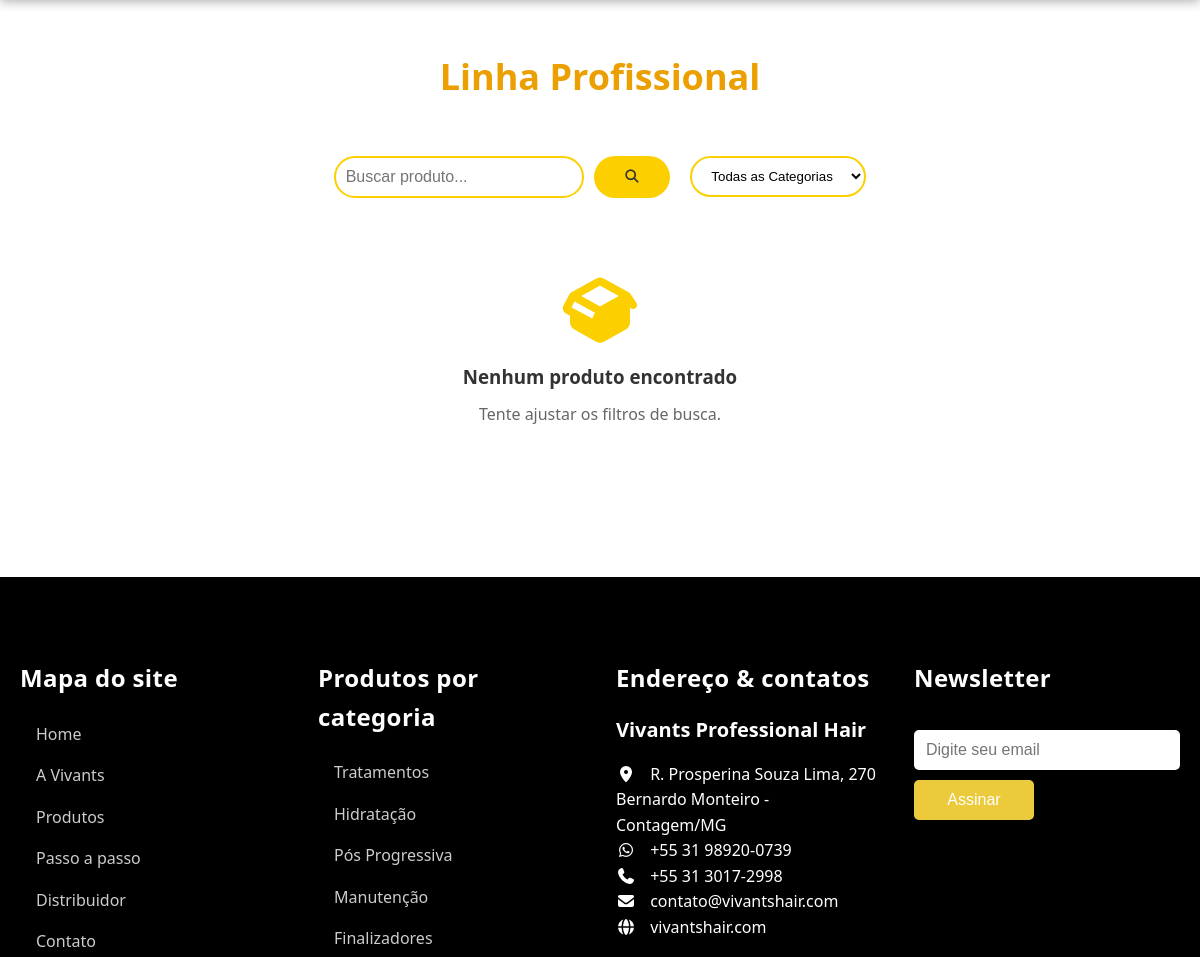
/produtos (middle part), run on an earlier commit of the app's database.
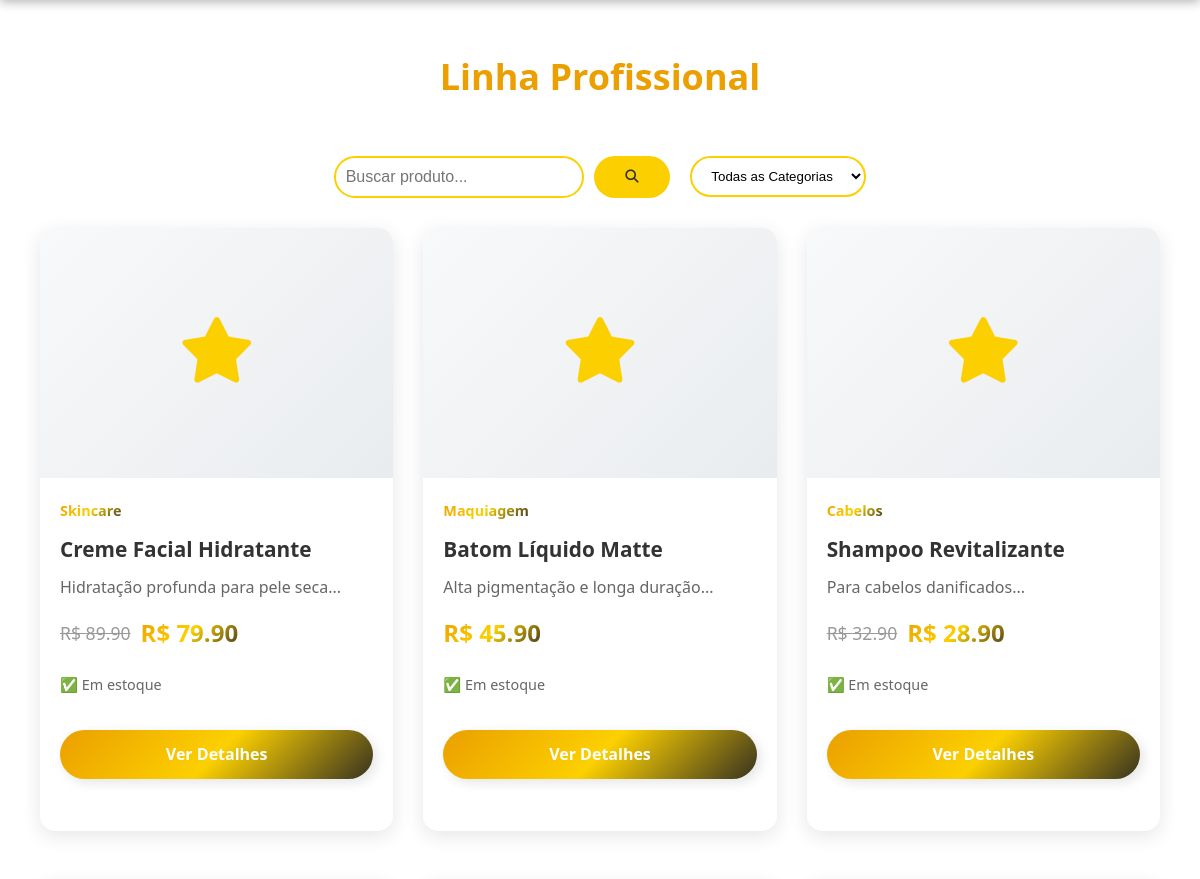
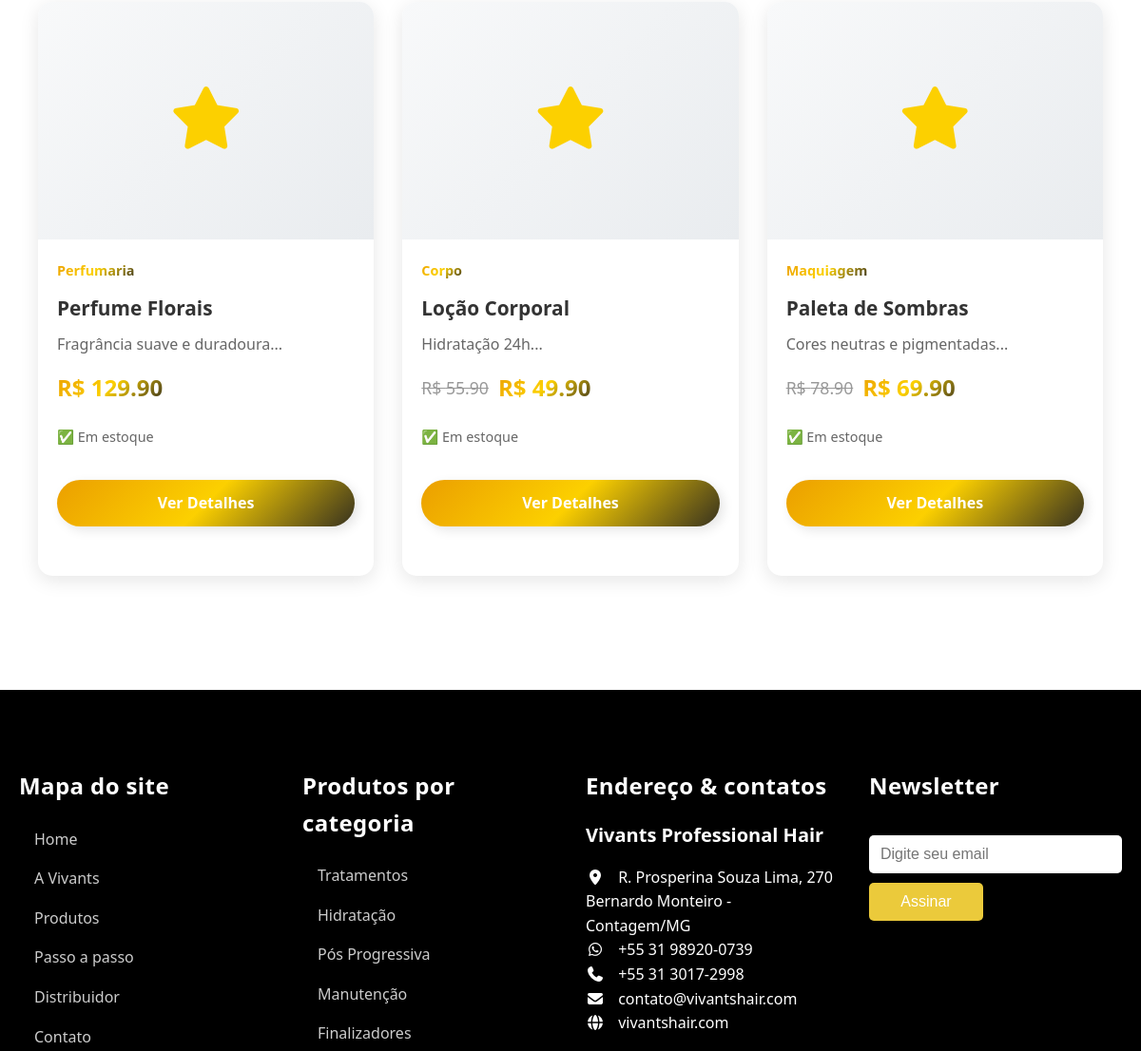
And on a later commit of the database (2 pictures, top to bottom).
### tables this page shows
CREATE TABLE produtos (
            id INTEGER PRIMARY KEY AUTOINCREMENT,
            nome TEXT NOT NULL,
            descricao TEXT,
            preco REAL NOT NULL,
            preco_promocional REAL,
            categoria_id INTEGER,
            estoque INTEGER DEFAULT 0,
            imagem TEXT,
            ativo INTEGER DEFAULT 1,
            destaque INTEGER DEFAULT 0,
            data_cadastro TIMESTAMP DEFAULT CURRENT_TIMESTAMP,
            FOREIGN KEY (categoria_id) REFERENCES categorias(id)
        );

CREATE TABLE categorias (
            id INTEGER PRIMARY KEY AUTOINCREMENT,
            nome TEXT NOT NULL,
            descricao TEXT,
            ativo INTEGER DEFAULT 1
        );

### app.py (the view)
@app.route('/produtos')
def produtos_lista():
    categoria_id = request.args.get('categoria')
    busca = request.args.get('busca', '').strip()
    db = get_db()
    try:
        query = '''
            SELECT p.*, c.nome as categoria_nome
            FROM produtos p
            LEFT JOIN categorias c ON p.categoria_id = c.id
            WHERE p.ativo = 1
        '''
        params = []
        if categoria_id and categoria_id.isdigit():
            query += ' AND p.categoria_id = ?'
            params.append(int(categoria_id))
        elif busca:
            query += ' AND (p.nome LIKE ? OR p.descricao LIKE ?)'
            params.extend([f'%{busca}%', f'%{busca}%'])
        query += ' ORDER BY p.data_cadastro DESC'
        produtos_data = db.execute(query, params).fetchall()
        produtos = rows_to_dict_list(produtos_data)
        categorias_data = db.execute('SELECT * FROM categorias WHERE ativo = 1').fetchall()
        categorias = rows_to_dict_list(categorias_data)
        return render_template('products/produtos_lista.html',
                             produtos=produtos,
                             categorias=categorias,
                             categoria_selecionada=categoria_id,
                             busca=busca)
    except sqlite3.Error:
        flash('Erro ao carregar produtos', 'danger')
        return render_template('products/list.html', produtos=[], categorias=[])
    finally:
        db.close()

### app.py (called while the page is built)
def parse_datetime(date_string):
    if date_string is None:
        return None
    if isinstance(date_string, datetime):
        return date_string
    try:
        formats = [
            '%Y-%m-%d %H:%M:%S',
            '%Y-%m-%d %H:%M:%S.%f',
            '%Y-%m-%d',
            '%d/%m/%Y %H:%M:%S',
            '%d/%m/%Y'
        ]
        for fmt in formats:
            try:
                return datetime.strptime(date_string, fmt)
            except ValueError:
                continue
        return date_string  # Retorna como string se não conseguir converter
    except:
        return date_string

def row_to_dict(row):
    if row is None:
        return None
    result = {}
    for key in row.keys():
        value = row[key]
        if 'data' in key.lower() or 'cadastro' in key.lower() or 'pedido' in key.lower() or 'avaliacao' in key.lower():
            result[key] = parse_datetime(value)
        else:
            result[key] = value
    return result

def rows_to_dict_list(rows):
    return [row_to_dict(row) for row in rows]

### database.py (called while the page is built)
def get_db():
    conn = sqlite3.connect('vivants.db')
    conn.row_factory = sqlite3.Row
    return conn

### templates/products/produtos_lista.html (shortened to what the changed rows need)
{% extends "base.html" %}
{% block content %}
<div class="vivants_professional">
    <div class="center">
        <h1>Linha Profissional</h1>
        <div class="products-grid" style="display: grid; grid-template-columns: repeat(auto-fit, minmax(300px, 1fr)); gap: 30px; width: 100%; padding: 0 20px;">
            {% for produto in produtos %}
            <div class="product-card" style="background: white; border-radius: 15px; overflow: hidden; box-shadow: 0 5px 20px rgba(0,0,0,0.1); transition: transform 0.3s ease;">
                <div class="product-image" style="height: 250px; background: linear-gradient(135deg, #f8f9fa 0%, #e9ecef 100%); display: flex; align-items: center; justify-content: center;">
                    {% if produto.imagem %}
                    <img src="{{ produto.imagem }}" alt="{{ produto.nome }}" style="width: 100%; height: 100%; object-fit: cover;">
                    {% else %}
                    <i class="fa-solid fa-star" style="font-size: 4rem; color: var(--primary-color);"></i>
                    {% endif %}
                </div>
                <div class="product-info" style="padding: 20px;">
                    <span class="product-category" style="background: var(--gradiente-vivants); -webkit-background-clip: text; -webkit-text-fill-color: transparent; font-size: 0.9rem; font-weight: bold;">
                        {{ produto.categoria_nome }}
                    </span>
                    <h3 style="margin: 10px 0; color: #333; font-size: 1.3rem;">{{ produto.nome }}</h3>
                    <p style="color: #666; margin-bottom: 15px; line-height: 1.4;">{{ produto.descricao[:100] }}...</p>
                    <div class="product-pricing" style="margin-bottom: 20px;">
                        {% if produto.preco_promocional %}
                        <div style="display: flex; align-items: center; gap: 10px;">
                            <span style="font-size: 1.1rem; color: #999; text-decoration: line-through;">R$ {{ "%.2f"|format(produto.preco) }}</span>
                            <span style="font-size: 1.5rem; font-weight: bold; background: var(--gradiente-vivants); -webkit-background-clip: text; -webkit-text-fill-color: transparent;">R$ {{ "%.2f"|format(produto.preco_promocional) }}</span>
                        </div>
                        {% else %}
                        <span style="font-size: 1.5rem; font-weight: bold; background: var(--gradiente-vivants); -webkit-background-clip: text; -webkit-text-fill-color: transparent;">R$ {{ "%.2f"|format(produto.preco) }}</span>
                        {% endif %}
                    </div>
                    <div class="product-stock" style="margin-bottom: 15px;">
                        <span style="font-size: 0.9rem; color: #666;">
                            {% if produto.estoque > 10 %}
                            ✅ Em estoque
                            {% elif produto.estoque > 0 %}
                            ⚠️ Últimas {{ produto.estoque }} unidades
                            {% else %}
                            ❌ Esgotado
                            {% endif %}
                        </span>
                    </div>
                    <a href="{{ url_for('produto_detalhe', id=produto.id) }}"
                       class="btn-vivants"
                       style="display: block; text-align: center; text-decoration: none; background: var(--gradiente-vivants); color: white; padding: 12px 20px; border-radius: 25px; font-weight: bold; transition: all 0.3s ease;">
                        Ver Detalhes
                    </a>
                </div>
            </div>
            {% else %}
            <div style="grid-column: 1 / -1; text-align: center; padding: 50px;">
                <i class="fa-solid fa-box-open" style="font-size: 4rem; color: var(--primary-color); margin-bottom: 20px;"></i>
                <h3 style="color: #333; margin-bottom: 10px;">Nenhum produto encontrado</h3>
                <p style="color: #666;">Tente ajustar os filtros de busca.</p>
            </div>
            {% endfor %}
        </div>
    </div>
</div>
{% endblock %}

What changed in the data, as far as the page shows it:
added produtos: categoria_nome "Skincare", nome "Creme Facial Hidratante", descricao "Hidratação profunda para pele seca", preco "89.90", preco_promocional "79.90", estoque "✅ Em estoque"
added produtos: categoria_nome "Maquiagem", nome "Batom Líquido Matte", descricao "Alta pigmentação e longa duração", preco "45.90", estoque "✅ Em estoque"
added produtos: categoria_nome "Cabelos", nome "Shampoo Revitalizante", descricao "Para cabelos danificados", preco "32.90", preco_promocional "28.90", estoque "✅ Em estoque"
added produtos: categoria_nome "Perfumaria", nome "Perfume Florais", descricao "Fragrância suave e duradoura", preco "129.90", estoque "✅ Em estoque"
added produtos: categoria_nome "Corpo", nome "Loção Corporal", descricao "Hidratação 24h", preco "55.90", preco_promocional "49.90", estoque "✅ Em estoque"
added produtos: categoria_nome "Maquiagem", nome "Paleta de Sombras", descricao "Cores neutras e pigmentadas", preco "78.90", preco_promocional "69.90", estoque "✅ Em estoque"
Also different on the page:
text no longer shown: "Nenhum produto encontrado Tente ajustar os filtros de busca."
